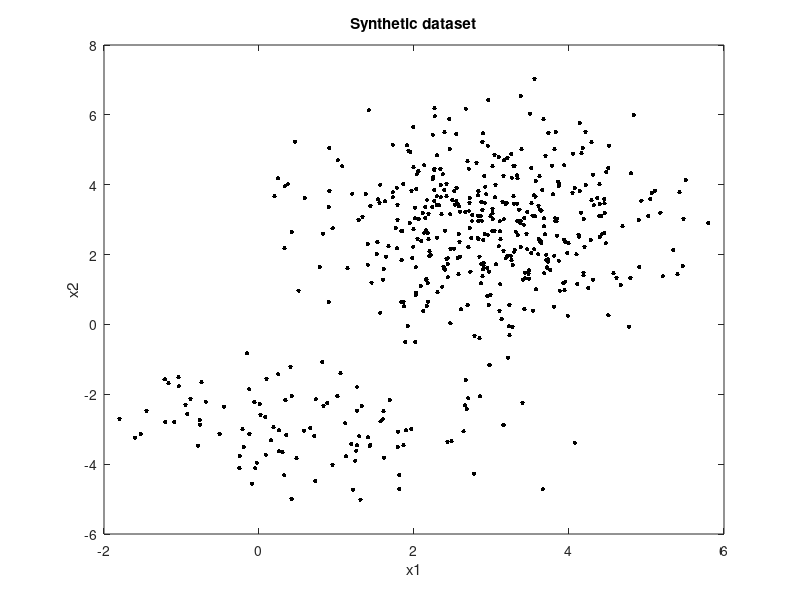
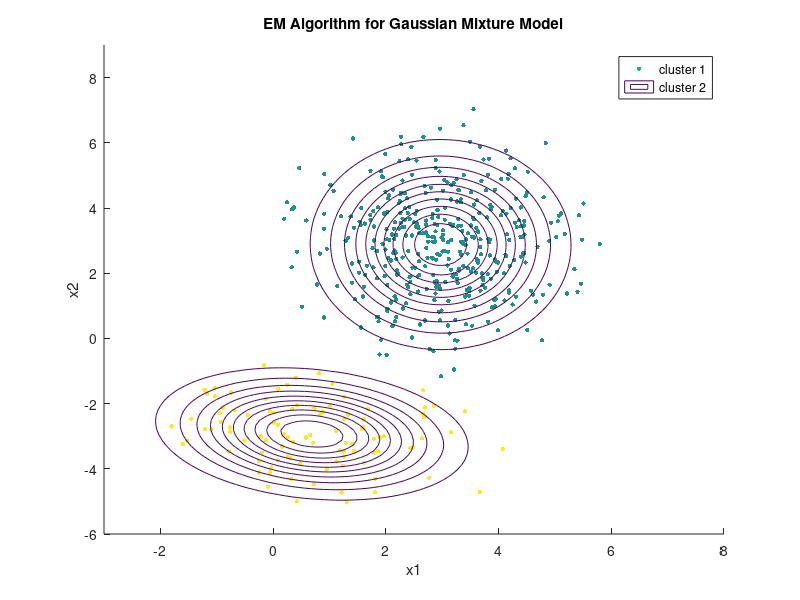

These charts were generated, in order, by the following MATLAB code:
clc;clear all;close all;
rng(1);
%% Q1- Generation of synthetic data set:
% Set the parameters
mu1 = [3; 3]; % mean
sigma1 = [1 0; 0 2]; % covarience
mu2 = [1; -3]; % mean
sigma2 = [2 0; 0 1]; % covarience

% Mixing probabilities for the two Gaussians
pi1 = 0.8;
pi2 = 0.2;

N = 500;% Number of data points

% Generate data points from the gaussian
X = [mvnrnd(mu1', sigma1, round(pi1*N)); mvnrnd(mu2', sigma2, round(pi2*N))]';

% Plot the generated dataset
figure(1);
plot(X(1,:),X(2,:),'k.','markersize',10) %plot of synthetic data in cluster 1
xlabel('x1');
ylabel('x2');
title('Synthetic dataset');
hold on;

%% Q2 and 3 
% Now we apply Expectation-Maximisation (EM) algorithm to the above dataset
% Iteratively perform the Step 1 and Step 2, till the lower bound converges.

% Number of clusters
K = 2;

% Initialize the parameters
pi = [0.5, 0.5];
mu = [1, -1; 1, 1];
sigma(:,:,1) = [1 0; 0 1];
sigma(:,:,2) = [1 0; 0 1];

% Define the tolerance for convergence
tol = 1e-6;

% Initialize the log-likelihood
log_likelihood = -inf;

while true
    % Expectation step
    
    % Compute the responsibilities
    for k = 1:K
        numerator(:,k) = pi(k) * mvnpdf(X', mu(:,k)', sigma(:,:,k));
    end
    denominator = sum(numerator, 2);
    q = numerator ./ denominator;
    
    % Compute the log-likelihood 
    prev_log_likelihood = log_likelihood;
    log_likelihood = sum(log(denominator));
    
    % Check for convergence
    if abs(log_likelihood - prev_log_likelihood) < tol
        break;
    end
    
    % Maximization step
    
    % Update the mixing probabilities
    pi = sum(q, 1) / size(X, 2);
    
    % Update the means
    for k = 1:K
        mu(:,k) = (X * q(:,k)) / sum(q(:,k));
    end
    
    % Update the covariance matrices
    for k = 1:K
        X_centered = X - mu(:,k);
        sigma(:,:,k) = (X_centered * diag(q(:,k)) * X_centered') / sum(q(:,k));
    end
end

% Assign data points to clusters
[~, C] = max(q, [], 2);

% Display results
fprintf('Mixing Coefficients:\n');
disp(pi);
fprintf('mean 1:\n');
disp(mu(:,1));
fprintf('Covariance: 1 \n');
disp(sigma(:, :, 1));
fprintf(' Mean: 2 \n');
disp(mu(:,2));
fprintf('Covariance 2 :\n');
disp(sigma(:, :, 2));


% Create grid for contour plot
x = linspace(-3, 8, 100);  
y = linspace(-6, 9, 100);  
[X0, Y0] = meshgrid(x, y); % create meshgrid for x and y

% Calculate Gaussian distribution
F = mvnpdf([X0(:), Y0(:)], mu(:,1)', sigma(:, :, 1)); 
G = mvnpdf([X0(:), Y0(:)], mu(:,2)', sigma(:, :, 2)); 

% Reshape data for contour plot
 U= reshape(F, length(y), length(x)); 
V = reshape(G, length(y), length(x)); 

% Plot the Contour map and Data points
figure(2);
scatter(X(1,:), X(2,:),10,C,'filled' );
hold on;
contour(X0, Y0, U); 
hold on
contour(X0, Y0, V);
hold on
xlabel('x1');
ylabel('x2');
legend({'cluster 1','cluster 2'})
title('EM Algorithm for Gaussian Mixture Model');